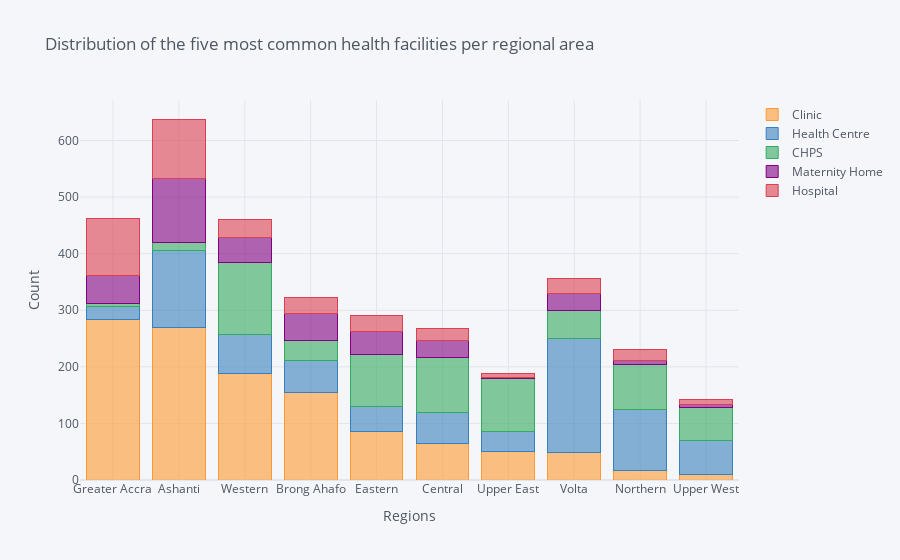

The code cell stored with this chart in its notebook:
### Markdown cell above
#### A visual representation of the five most common health facilities in Ghana per region

### Code cell
per_reg.iplot(kind='bar',barmode='stack',title='Distribution of the five most common health facilities per regional area',xTitle='Regions',yTitle='Count')

### Figure 1 — Plotly figure (JSON) as saved in the notebook; plotly's stock layout.template omitted (floating-point values rounded to 4 significant figures)
{"data": [{"marker": {"color": "rgba(255, 153, 51, 0.6)", "line": {"color": "rgba(255, 153, 51, 1.0)", "width": 1}}, "name": "Clinic", "orientation": "v", "text": "", "type": "bar", "x": ["Greater Accra", "Ashanti", "Western", "Brong Ahafo", "Eastern", "Central", "Upper East", "Volta", "Northern", "Upper West"], "y": [284, 269, 189, 155, 85, 65, 50, 49, 16, 10]}, {"marker": {"color": "rgba(55, 128, 191, 0.6)", "line": {"color": "rgba(55, 128, 191, 1.0)", "width": 1}}, "name": "Health Centre", "orientation": "v", "text": "", "type": "bar", "x": ["Greater Accra", "Ashanti", "Western", "Brong Ahafo", "Eastern", "Central", "Upper East", "Volta", "Northern", "Upper West"], "y": [23, 137, 69, 56, 45, 54, 36, 201, 108, 59]}, {"marker": {"color": "rgba(50, 171, 96, 0.6)", "line": {"color": "rgba(50, 171, 96, 1.0)", "width": 1}}, "name": "CHPS", "orientation": "v", "text": "", "type": "bar", "x": ["Greater Accra", "Ashanti", "Western", "Brong Ahafo", "Eastern", "Central", "Upper East", "Volta", "Northern", "Upper West"], "y": [5, 14, 126, 35, 91, 98, 94, 49, 81, 60]}, {"marker": {"color": "rgba(128, 0, 128, 0.6)", "line": {"color": "rgba(128, 0, 128, 1.0)", "width": 1}}, "name": "Maternity Home", "orientation": "v", "text": "", "type": "bar", "x": ["Greater Accra", "Ashanti", "Western", "Brong Ahafo", "Eastern", "Central", "Upper East", "Volta", "Northern", "Upper West"], "y": [50, 113, 44, 49, 41, 30, 2, 30, 6, 4]}, {"marker": {"color": "rgba(219, 64, 82, 0.6)", "line": {"color": "rgba(219, 64, 82, 1.0)", "width": 1}}, "name": "Hospital", "orientation": "v", "text": "", "type": "bar", "x": ["Greater Accra", "Ashanti", "Western", "Brong Ahafo", "Eastern", "Central", "Upper East", "Volta", "Northern", "Upper West"], "y": [101, 105, 33, 28, 28, 21, 6, 28, 20, 9]}], "layout": {"barmode": "stack", "legend": {"bgcolor": "#F5F6F9", "font": {"color": "#4D5663"}, "traceorder": "normal"}, "paper_bgcolor": "#F5F6F9", "plot_bgcolor": "#F5F6F9", "title": {"font": {"color": "#4D5663"}, "text": "Distribution of the five most common health facilities per regional area"}, "xaxis": {"gridcolor": "#E1E5ED", "showgrid": true, "tickfont": {"color": "#4D5663"}, "title": {"font": {"color": "#4D5663"}, "text": "Regions"}, "zerolinecolor": "#E1E5ED"}, "yaxis": {"gridcolor": "#E1E5ED", "showgrid": true, "tickfont": {"color": "#4D5663"}, "title": {"font": {"color": "#4D5663"}, "text": "Count"}, "zerolinecolor": "#E1E5ED"}}}
